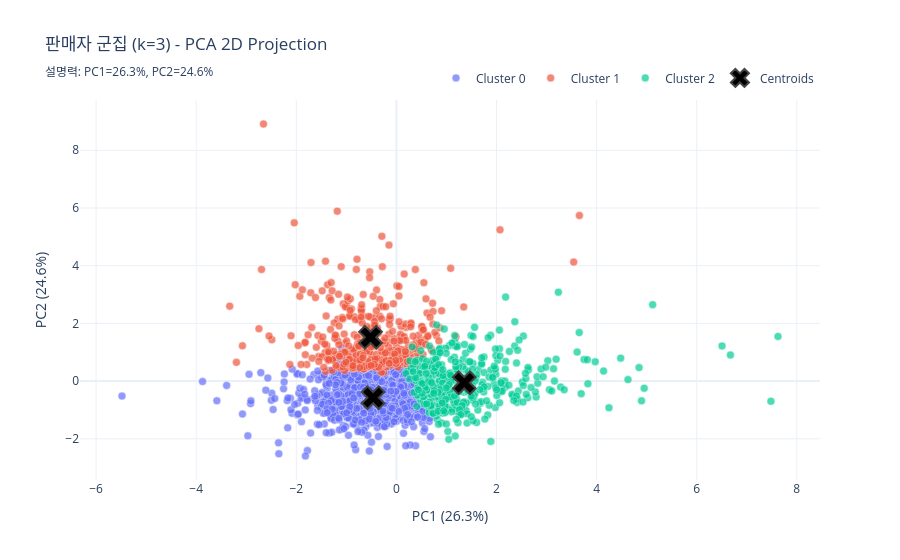
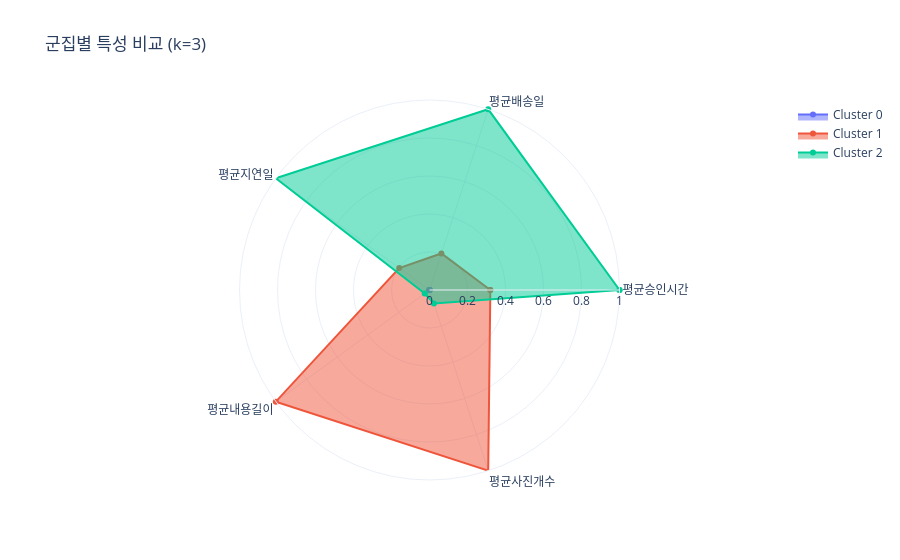

Source (notebook cell) for these figures, in order:
### Code cell
# ========================================
# 5. 최종 k 선택 및 군집화
# ========================================

# 시각적으로 elbow 지점 확인 후 선택
optimal_k = 3  # 예시: k=3 선택

kmeans_final = kmeans_models[optimal_k]
filtered_seller.loc[:, 'cluster'] = kmeans_final.labels_

print(f"\n✅ 최종 군집 수: {optimal_k}")
print(f"군집별 판매자 수:\n{filtered_seller['cluster'].value_counts().sort_index()}")


# ========================================
# 6. 군집 프로파일링
# ========================================

# 군집별 평균값 (원본 스케일)
cluster_profile = filtered_seller.groupby('cluster')[vars].mean()

# 추가: 평점도 확인
cluster_profile['평균리뷰점수'] = filtered_seller.groupby('cluster')['평균리뷰점수'].mean()
cluster_profile['주문건수'] = filtered_seller.groupby('cluster').size()

print("\n📊 군집별 평균 프로파일:")
print(cluster_profile.round(2))


# ========================================
# 7. 2차원 시각화 (PCA)
# ========================================

# 5차원 → 2차원 축소
pca = PCA(n_components=2, random_state=42)
X_pca = pca.fit_transform(X_scaled)

# DataFrame으로 변환
pca_df = pd.DataFrame(X_pca, columns=['PC1', 'PC2'], index=X.index)
pca_df['cluster'] = filtered_seller['cluster']
pca_df['review_score'] = filtered_seller['평균리뷰점수']

# Plotly 산점도
fig = go.Figure()

for cluster_id in range(optimal_k):
    cluster_data = pca_df[pca_df['cluster'] == cluster_id]
    
    fig.add_trace(
        go.Scatter(
            x=cluster_data['PC1'],
            y=cluster_data['PC2'],
            mode='markers',
            name=f'Cluster {cluster_id}',
            marker=dict(
                size=8,
                opacity=0.7,
                line=dict(width=0.5, color='white')
            ),
            text=cluster_data['review_score'].round(2),
            hovertemplate='PC1: %{x:.2f}<br>PC2: %{y:.2f}<br>평점: %{text}<extra></extra>'
        )
    )

# 군집 중심 표시
centers_pca = pca.transform(kmeans_final.cluster_centers_)
fig.add_trace(
    go.Scatter(
        x=centers_pca[:, 0],
        y=centers_pca[:, 1],
        mode='markers',
        name='Centroids',
        marker=dict(
            symbol='x',
            size=20,
            color='black',
            line=dict(width=2)
        )
    )
)

fig.update_layout(
    title=f"판매자 군집 (k={optimal_k}) - PCA 2D Projection<br><sub>설명력: PC1={pca.explained_variance_ratio_[0]:.1%}, PC2={pca.explained_variance_ratio_[1]:.1%}</sub>",
    xaxis_title=f"PC1 ({pca.explained_variance_ratio_[0]:.1%})",
    yaxis_title=f"PC2 ({pca.explained_variance_ratio_[1]:.1%})",
    template="plotly_white",
    legend=dict(orientation="h", yanchor="bottom", y=1.02, xanchor="right", x=1)
)

fig.show()


# ========================================
# 8. 레이더 차트 (군집 비교)
# ========================================

# 표준화된 값으로 비교 (0-1 스케일)
from sklearn.preprocessing import MinMaxScaler

scaler_viz = MinMaxScaler()
cluster_profile_scaled = pd.DataFrame(
    scaler_viz.fit_transform(cluster_profile[vars]),
    columns=vars,
    index=cluster_profile.index
)

fig = go.Figure()

for cluster_id in cluster_profile_scaled.index:
    values = cluster_profile_scaled.loc[cluster_id].tolist()
    values.append(values[0])  # 원형 완성
    
    fig.add_trace(
        go.Scatterpolar(
            r=values,
            theta=vars + [vars[0]],
            fill='toself',
            name=f'Cluster {cluster_id}'
        )
    )

fig.update_layout(
    polar=dict(
        radialaxis=dict(
            visible=True,
            range=[0, 1]
        )
    ),
    title=f"군집별 특성 비교 (k={optimal_k})",
    template="plotly_white"
)

fig.show()

### Figure 1 — Plotly figure (JSON) as saved in the notebook; plotly's stock layout.template omitted (floating-point values rounded to 4 significant figures; data arrays with more than 128 entries replaced by an {"elided": "..."} marker saying what was removed)
{"data": [{"hovertemplate": "PC1: %{x:.2f}<br>PC2: %{y:.2f}<br>평점: %{text}<extra></extra>", "marker": {"line": {"color": "white", "width": 0.5}, "opacity": 0.7, "size": 8}, "mode": "markers", "name": "Cluster 0", "text": {"elided": "920 float values"}, "type": "scatter", "x": {"elided": "920 float values"}, "y": {"elided": "920 float values"}}, {"hovertemplate": "PC1: %{x:.2f}<br>PC2: %{y:.2f}<br>평점: %{text}<extra></extra>", "marker": {"line": {"color": "white", "width": 0.5}, "opacity": 0.7, "size": 8}, "mode": "markers", "name": "Cluster 1", "text": {"elided": "365 float values"}, "type": "scatter", "x": {"elided": "365 float values"}, "y": {"elided": "365 float values"}}, {"hovertemplate": "PC1: %{x:.2f}<br>PC2: %{y:.2f}<br>평점: %{text}<extra></extra>", "marker": {"line": {"color": "white", "width": 0.5}, "opacity": 0.7, "size": 8}, "mode": "markers", "name": "Cluster 2", "text": {"elided": "455 float values"}, "type": "scatter", "x": {"elided": "455 float values"}, "y": {"elided": "455 float values"}}, {"marker": {"color": "black", "line": {"width": 2}, "size": 20, "symbol": "x"}, "mode": "markers", "name": "Centroids", "type": "scatter", "x": [-0.4658, -0.5157, 1.355], "y": [-0.5732, 1.517, -0.05824]}], "layout": {"legend": {"orientation": "h", "x": 1, "xanchor": "right", "y": 1.02, "yanchor": "bottom"}, "title": {"text": "판매자 군집 (k=3) - PCA 2D Projection<br><sub>설명력: PC1=26.3%, PC2=24.6%</sub>"}, "xaxis": {"title": {"text": "PC1 (26.3%)"}}, "yaxis": {"title": {"text": "PC2 (24.6%)"}}}}

### Figure 2 — Plotly figure (JSON) as saved in the notebook; plotly's stock layout.template omitted (floating-point values rounded to 4 significant figures)
{"data": [{"fill": "toself", "name": "Cluster 0", "r": [0, 0, 0, 0, 0, 0], "theta": ["평균승인시간", "평균배송일", "평균지연일", "평균내용길이", "평균사진개수", "평균승인시간"], "type": "scatterpolar"}, {"fill": "toself", "name": "Cluster 1", "r": [0.3202, 0.2022, 0.197, 1, 1.0, 0.3202], "theta": ["평균승인시간", "평균배송일", "평균지연일", "평균내용길이", "평균사진개수", "평균승인시간"], "type": "scatterpolar"}, {"fill": "toself", "name": "Cluster 2", "r": [1, 1, 1.0, 0.03116, 0.07453, 1], "theta": ["평균승인시간", "평균배송일", "평균지연일", "평균내용길이", "평균사진개수", "평균승인시간"], "type": "scatterpolar"}], "layout": {"polar": {"radialaxis": {"range": [0, 1], "visible": true}}, "title": {"text": "군집별 특성 비교 (k=3)"}}}
